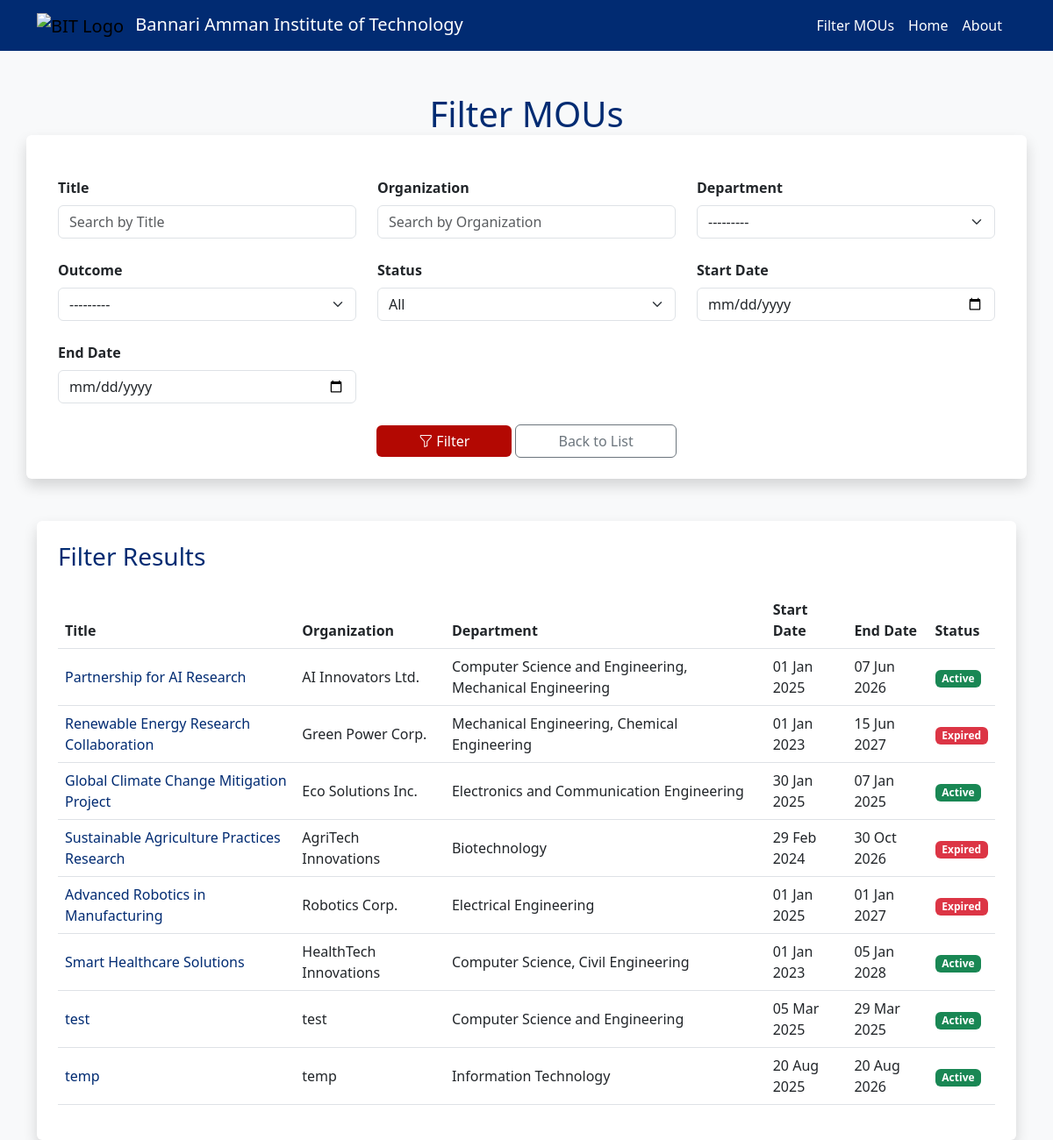
Before: /filter/ with the older database file.
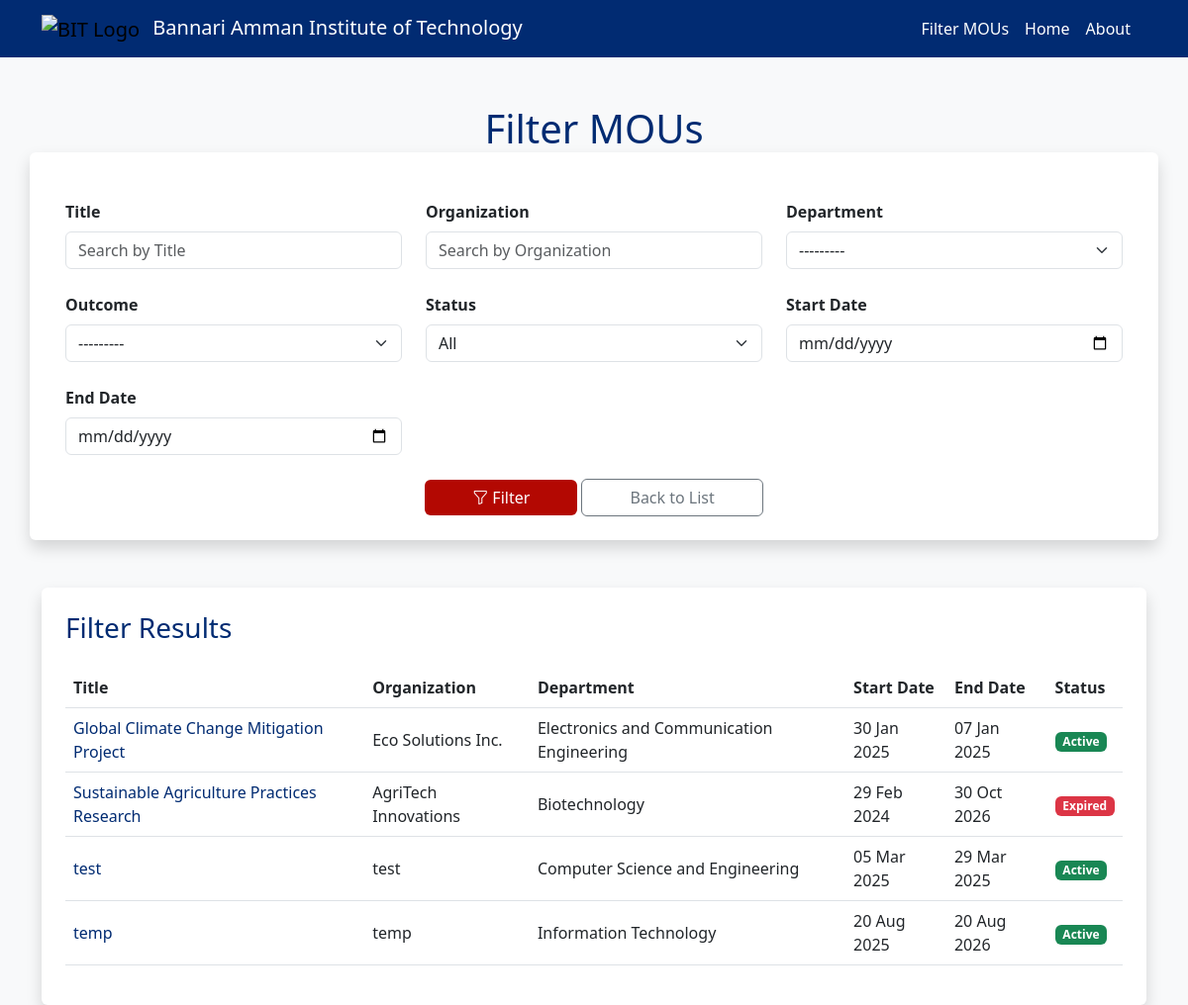
After: the same page with the newer database file.
### mou/models.py (models this page shows, shortened)
class MOU(models.Model):
    title = models.CharField(max_length=255)
    organization_name = models.CharField(max_length=255, blank=True, null=True)
    department_choices = [
        ('cse', 'Computer Science and Engineering'),
        ('it', 'Information Technology'),
        ('ece', 'Electronics and Communication Engineering'),
        ('mech', 'Mechanical Engineering'),
        ('civil', 'Civil Engineering'),
    ]
    department = models.ManyToManyField('Department', related_name='mous')
    start_date = models.DateField()
    end_date = models.DateField()
    document = models.FileField(upload_to='mou_documents/', blank=True, null=True)
    status_choices = [
        ('draft', 'Draft'),
        ('active', 'Active'),
        ('expired', 'Expired'),
    ]
    status = models.CharField(max_length=20, choices=status_choices, default='draft')
    mou_coordinator_name = models.CharField(max_length=100, blank=True, null=True)
    mou_coordinator_mobile = models.CharField(max_length=15, blank=True, null=True)
    mou_coordinator_email = models.EmailField(blank=True, null=True)
    staff_coordinator_name = models.CharField(max_length=100, blank=True, null=True)
    staff_coordinator_mobile = models.CharField(max_length=15, blank=True, null=True)
    staff_coordinator_email = models.EmailField(blank=True, null=True)
    outcome_choices = [
        ('placement', 'Placement'),
        ('iv', 'Industrial Visit'),
        ('workshop', 'Workshop'),
        ('research', 'Research Collaboration'),
        ('internship', 'Internship'),
    ]
    outcome = models.ManyToManyField(Outcome, related_name='mous')
    payment_paid = models.DecimalField(max_digits=10, decimal_places=2, default=0.00)

class Department(models.Model):
    code = models.CharField(max_length=10, unique=True)
    name = models.CharField(max_length=100)
    def __str__(self):
        return self.name

### mou/views.py (the view, shortened to what this page needs)
# urls.py: path('filter/', views.filter_mou, name='filter_mou'),
def filter_mou(request):
    form = MOUFilterForm(request.GET or None)
    mous = MOU.objects.all()
    return render(request, 'mou/filter_mou.html', {'form': form, 'mous': mous})

### mou/models.py (called while the page is built)
    def __str__(self):
        return self.name

### mou/templates/mou/filter_mou.html (shortened to what this page needs)
<!DOCTYPE html>
<html lang="en">
<head>
    <link href="https://cdn.jsdelivr.net/npm/bootstrap@5.3.0/dist/css/bootstrap.min.css" rel="stylesheet">
</head>
<body>
    {% include 'mou/_navbar.html' %}
    <div class="container mt-5">
        <h1 class="text-center bit-primary mb-4">Filter MOUs</h1>
        <form method="get" class="row g-4 bg-white p-4 rounded shadow">
            <div class="col-md-4">
                <label for="id_title" class="form-label fw-bold">Title</label>
                {{ form.title }}
            </div>
            <div class="col-md-4">
                <label for="id_organization_name" class="form-label fw-bold">Organization</label>
                {{ form.organization_name }}
            </div>
            <div class="col-md-4">
                <label for="id_department" class="form-label fw-bold">Department</label>
                {{ form.department }}
            </div>
            <div class="col-md-4">
                <label for="id_outcome" class="form-label fw-bold">Outcome</label>
                {{ form.outcome }}
            </div>
            <div class="col-md-4">
                <label for="id_status" class="form-label fw-bold">Status</label>
                {{ form.status }}
            </div>
            <div class="col-md-4">
                <label for="id_start_date" class="form-label fw-bold">Start Date</label>
                {{ form.start_date }}
            </div>
            <div class="col-md-4">
                <label for="id_end_date" class="form-label fw-bold">End Date</label>
                {{ form.end_date }}
            </div>
            <div class="col-12 text-center mt-4">
                <button type="submit" class="btn btn-bit px-5">
                    <i class="bi bi-funnel"></i> Filter
                </button>
                <a href="{% url 'mou_list' %}" class="btn btn-outline-secondary px-5">
                    Back to List
                </a>
            </div>
        </form>
        <div class="mt-5 bg-white p-4 rounded shadow">
            <h3 class="bit-primary mb-4">Filter Results</h3>
            {% if mous %}
                <div class="table-responsive">
                    <table class="table table-bit table-hover align-middle">
                        <thead>
                            <tr>
                                <th>Title</th>
                                <th>Organization</th>
                                <th>Department</th>
                                <th>Start Date</th>
                                <th>End Date</th>
                                <th>Status</th>
                            </tr>
                        </thead>
                        <tbody>
                            {% for mou in mous %}
                                <tr>
                                    <td>
                                        <a href="{% url 'view_mou' mou.id %}" class="text-decoration-none bit-primary">
                                            {{ mou.title }}
                                        </a>
                                    </td>
                                    <td>{{ mou.organization_name }}</td>
                                    <td>{{ mou.department.all|join:", " }}</td>
                                    <td>{{ mou.start_date|date:"d M Y" }}</td>
                                    <td>{{ mou.end_date|date:"d M Y" }}</td>
                                    <td>
                                        <span class="badge {% if mou.status == 'active' %}bg-success{% else %}bg-danger{% endif %}">
                                            {{ mou.get_status_display }}
                                        </span>
                                    </td>
                                </tr>
                            {% endfor %}
                        </tbody>
                    </table>
                </div>
            {% else %}
                <div class="alert alert-info mb-0">
                    No MOUs found matching the criteria
                </div>
            {% endif %}
        </div>
    </div>
    <link rel="stylesheet" href="https://cdn.jsdelivr.net/npm/bootstrap-icons@1.10.3/font/bootstrap-icons.css">
</body>
</html>

### mou/templates/mou/_navbar.html (shortened to what this page needs)
<nav class="navbar navbar-bit navbar-expand-lg">
    <div class="container">
        <a class="navbar-brand" href="{% url 'mou_list' %}">
            <img src="https://www.bitsathy.ac.in/wp-content/themes/baiotsathycollege/assets/images/header%2006.png" alt="BIT Logo">
            <span class="text-white ms-2">Bannari Amman Institute of Technology</span>
        </a>
        <div class="d-flex">
            <a href="{% url 'filter_mou' %}" class="text-white text-decoration-none me-3">Filter MOUs</a>
            <a href="{% url 'mou_list' %}" class="text-white text-decoration-none me-3">Home</a>
            <a href="{% url 'about' %}" class="text-white text-decoration-none me-3">About </a>
        </div>
    </div>
</nav>

### mou/templates/mou/filter_mou.html (style rules this page uses)
body { font-family: 'Segoe UI', Tahoma, Geneva, Verdana, sans-serif; background-color: #f8f9fa; }
.navbar-bit { background-color: #012B72; padding: 0.5rem 1rem; }
.navbar-bit img { height: 45px; }
.bit-primary { color: #012B72; }
.btn-bit { background-color: #B30802; color: white; border: none; }
.table-bit thead { background-color: #012B72; color: white; }

Changed rows visible on the page:
removed MOU: title "Partnership for AI Research", organization_name "AI Innovators Ltd.", department.all "Computer Science and Engineering, Mechanical Engineering", start_date "01 Jan 2025", end_date "07 Jun 2026", status "Active"
removed MOU: title "Renewable Energy Research Collaboration", organization_name "Green Power Corp.", department.all "Mechanical Engineering, Chemical Engineering", start_date "01 Jan 2023", end_date "15 Jun 2027", status "Expired"
removed MOU: title "Advanced Robotics in Manufacturing", organization_name "Robotics Corp.", department.all "Electrical Engineering", start_date "01 Jan 2025", end_date "01 Jan 2027", status "Expired"
removed MOU: title "Smart Healthcare Solutions", organization_name "HealthTech Innovations", department.all "Computer Science, Civil Engineering", start_date "01 Jan 2023", end_date "05 Jan 2028", status "Active"
